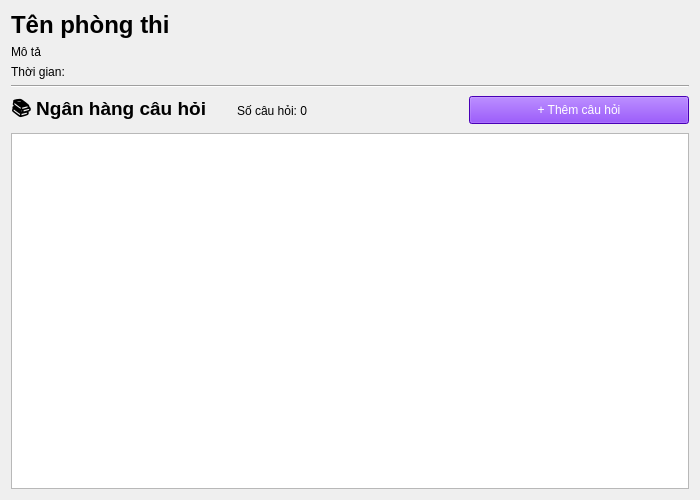
<?xml version="1.0" encoding="UTF-8"?>
<ui version="4.0">
 <class>ExamRoomDialog</class>
 <widget class="QWidget" name="ExamRoomDialog">
  <property name="geometry">
   <rect>
    <x>0</x>
    <y>0</y>
    <width>700</width>
    <height>500</height>
   </rect>
  </property>
  <property name="windowTitle">
   <string>Chi tiết Phòng Thi</string>
  </property>
  <layout class="QVBoxLayout" name="verticalLayout">
   <item>
    <widget class="QLabel" name="roomNameLabel">
     <property name="text">
      <string>Tên phòng thi</string>
     </property>
     <property name="font">
      <font>
       <pointsize>18</pointsize>
       <weight>75</weight>
       <bold>true</bold>
      </font>
     </property>
    </widget>
   </item>
   <item>
    <widget class="QLabel" name="descriptionLabel">
     <property name="text">
      <string>Mô tả</string>
     </property>
    </widget>
   </item>
   <item>
    <widget class="QLabel" name="timeLimitLabel">
     <property name="text">
      <string>Thời gian:</string>
     </property>
    </widget>
   </item>
   <item>
    <widget class="Line" name="line">
     <property name="orientation">
      <enum>Qt::Horizontal</enum>
     </property>
    </widget>
   </item>
   <item>
    <layout class="QHBoxLayout" name="questionHeaderLayout">
     <item>
      <widget class="QLabel" name="questionBankLabel">
       <property name="text">
        <string>📚 Ngân hàng câu hỏi</string>
       </property>
       <property name="font">
        <font>
         <pointsize>14</pointsize>
         <weight>75</weight>
         <bold>true</bold>
        </font>
       </property>
      </widget>
     </item>
     <item>
      <widget class="QLabel" name="questionCountLabel">
       <property name="text">
        <string>Số câu hỏi: 0</string>
       </property>
      </widget>
     </item>
     <item>
      <spacer name="horizontalSpacer">
       <property name="orientation">
        <enum>Qt::Horizontal</enum>
       </property>
      </spacer>
     </item>
     <item>
      <widget class="QPushButton" name="addQuestionButton">
       <property name="text">
        <string>+ Thêm câu hỏi</string>
       </property>
       <property name="cursor">
        <cursorShape>PointingHandCursor</cursorShape>
       </property>
       <property name="styleSheet">
        <string>background-color: #6600FF; color: white; padding: 6px 12px;</string>
       </property>
      </widget>
     </item>
    </layout>
   </item>
   <item>
    <widget class="QListWidget" name="questionListWidget">
     <property name="alternatingRowColors">
      <bool>true</bool>
     </property>
    </widget>
   </item>
  </layout>
 </widget>
 <resources/>
 <connections/>
</ui>
